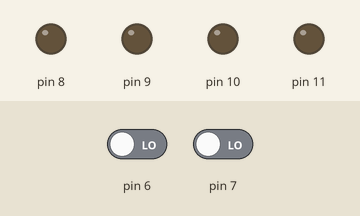
A sketch run on a simulated Arduino Uno, built with avr-gcc and run on an emulated ATmega328P. Parts: output pins drawn as LEDs (lit = HIGH). The inputs (shaded band) are chosen by the test bench; at power-on: pin 6 LOW, pin 7 LOW.

Above: at 1.2 s.
1.3 s: pin 6 driven HIGH
At 2.5 s:
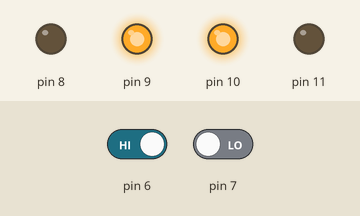
2.8 s: pin 7 driven HIGH
At 3.8 s:
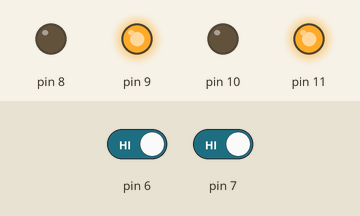
4.3 s: pin 6 driven LOW
At 5.0 s:
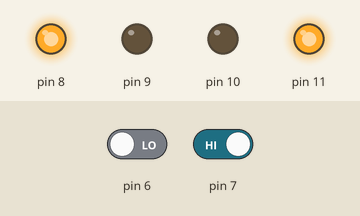
5.8 s: pin 7 driven LOW
At 6.1 s:
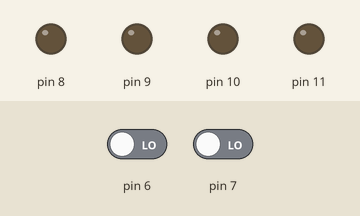
Timing chart, 0 to 8.3 s (numbered marks = the images above; inputs shaded):
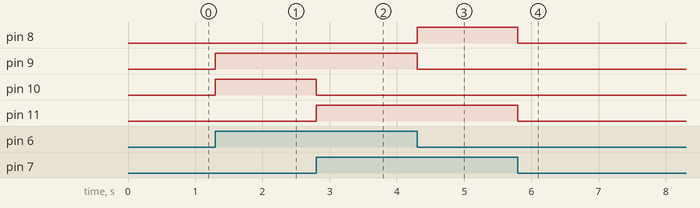

Measured:
- after the input at 1.3 s, pin 9, pin 10: LOW → HIGH at once
- after the input at 2.8 s, pin 10: HIGH → LOW at once; pin 11: LOW → HIGH at once
- after the input at 4.3 s, pin 8: LOW → HIGH at once; pin 9: HIGH → LOW at once
- after the input at 5.8 s, pin 8, pin 11: HIGH → LOW at once

The sketch:

linefollower_ir.ino
```cpp
void setup() {
  // put your setup code here, to run once:
  pinMode(11, OUTPUT);
  pinMode(10, OUTPUT);
  pinMode(9, OUTPUT);
  pinMode(8, OUTPUT);
  pinMode(7, INPUT);
  pinMode(6, INPUT);
  Serial.begin(9600);
}

void loop() {
  // put your main code here, to run repeatedly:
  if (digitalRead(7) == HIGH && digitalRead(6) == HIGH)
  {
    digitalWrite(11, HIGH);
    digitalWrite(10, LOW);
    digitalWrite(9, HIGH);
    digitalWrite(8, LOW);
  }
  if (digitalRead(7) == HIGH && digitalRead(6) == LOW)
  {
    digitalWrite(11, HIGH);
    digitalWrite(10, LOW);
    digitalWrite(9, LOW);
    digitalWrite(8, HIGH);
  }
  if (digitalRead(7) == LOW && digitalRead(6) == HIGH)
  {
    digitalWrite(11, LOW);
    digitalWrite(10, HIGH);
    digitalWrite(9, HIGH);
    digitalWrite(8, LOW);
  }
  if (digitalRead(7) == LOW && digitalRead(6) == LOW)
  {
    digitalWrite(11, LOW);
    digitalWrite(10, LOW);
    digitalWrite(9, LOW);
    digitalWrite(8, LOW);
  }
}
```
